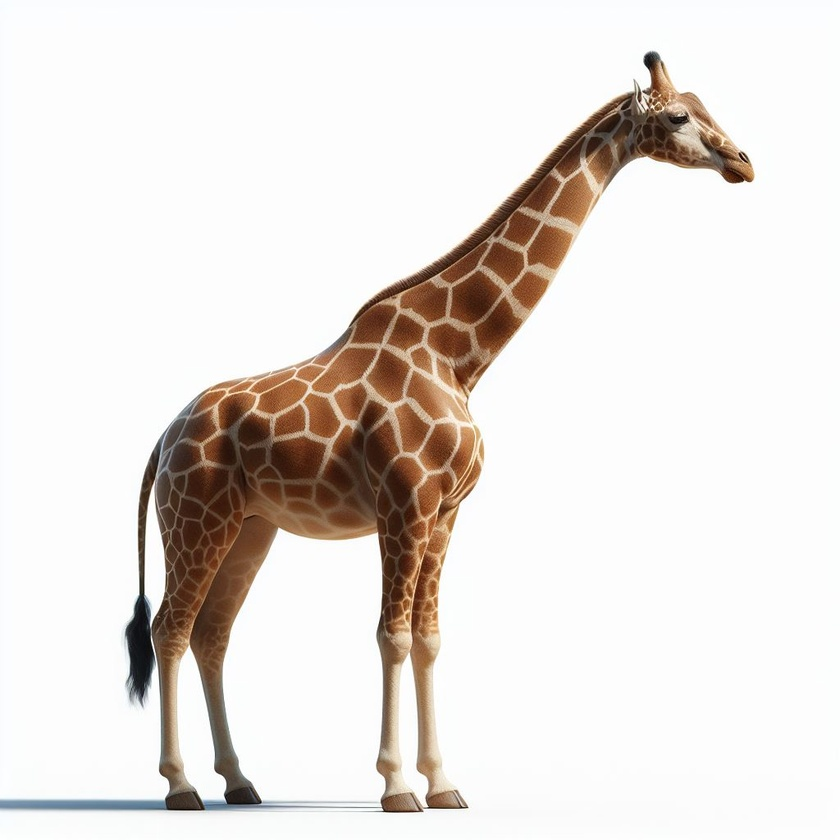
#> input picture FEI-CC7711-VisaoComputacional-main/GIRAFA.jpeg, 840 x 840 px, shrunk from 1024 x 1024 before the run, found by its file name
$ python 'espacoCores  -Girafa.py'
#> lines starting #> are read from the running program, lines starting #| are printed output that depends on the picture
#pip install opencv-python

import numpy as np
import cv2
import matplotlib.pyplot as plt

# Carregans imagem
img = cv2.imread('C:/Users/gvendra/Downloads/FEI-CC7711-VisaoComputacional-main/Girafa.jpeg')
#> img is the input picture: shape (840, 840, 3); mean B, G, R 219.7, 224, 230


# Convertendo espaço de cores
img_rgb = cv2.cvtColor(img, cv2.COLOR_BGR2RGB)
img_gray = cv2.cvtColor(img, cv2.COLOR_BGR2GRAY)
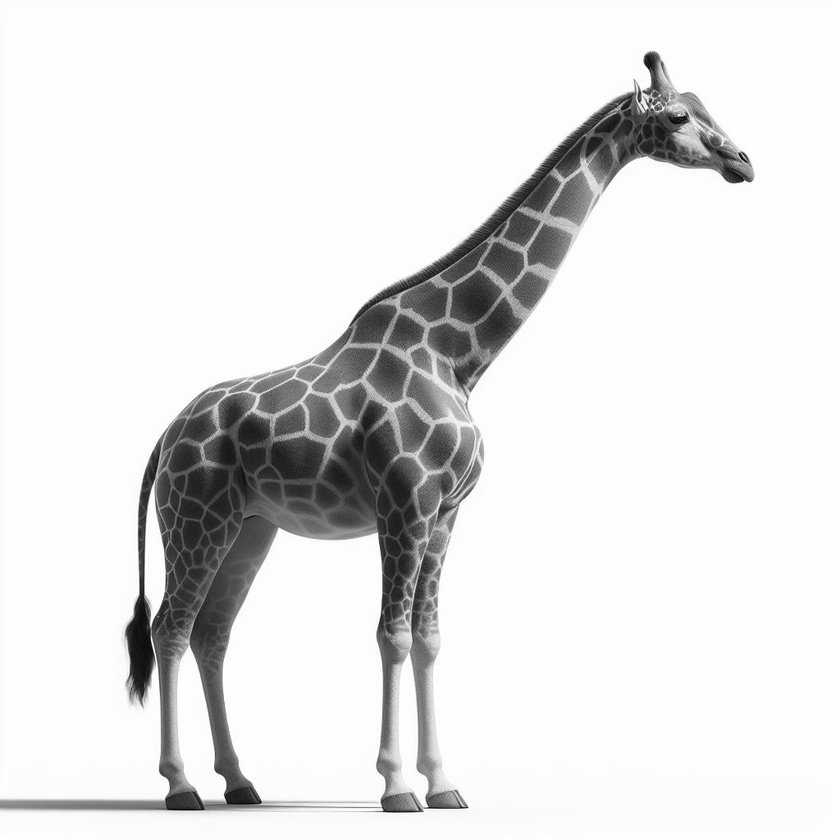
#> img_gray: shape (840, 840); min 1, max 255, mean 225.3
img_hsv = cv2.cvtColor(img, cv2.COLOR_BGR2HSV)
#> img_hsv: shape (840, 840, 3); mean H, S, V 15.1, 23.6, 230.5
img_hls = cv2.cvtColor(img, cv2.COLOR_BGR2HLS)
#> img_hls: shape (840, 840, 3); mean of channels 0, 1, 2 15.1, 224.9, 41.8

#plot imagens
imagens = [img_rgb,img_gray,img_hsv,img_hls]

for i in range(4):
    plt.subplot(2,2,i+1)
    plt.imshow(imagens[i],'gray')
    plt.xticks([]),plt.yticks([])
plt.show()
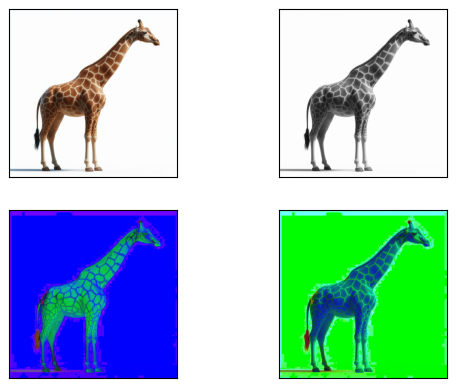
#> figure drawn by matplotlib, 4 panels


plt.show()
